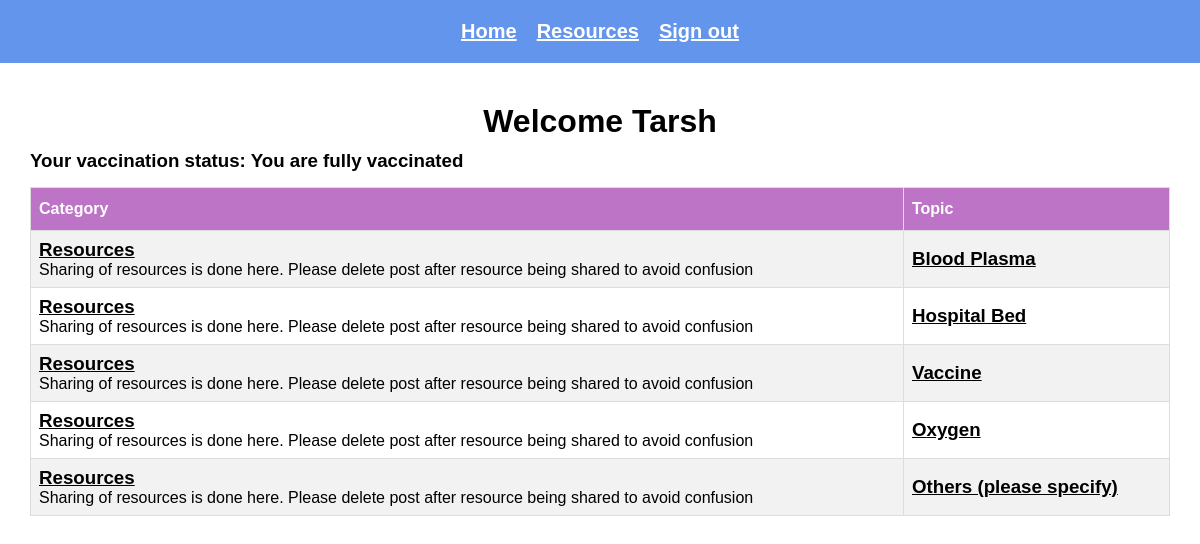
Screenshot of /index.php (signed in) with the database file from the repository.
### tables this page shows
CREATE TABLE `topics` (
  `topic_id` int(8) NOT NULL,
  `topic_subject` varchar(255) NOT NULL,
  `topic_cat` int(8) NOT NULL,
  `topic_by` int(8) NOT NULL
);

CREATE TABLE `categories` (
  `cat_id` int(8) NOT NULL,
  `cat_name` varchar(255) NOT NULL,
  `cat_description` varchar(255) NOT NULL
);

### index.php (the view, shortened to what this page needs)
<?php
include 'connect.php';
include 'header.php';
$sql = "SELECT  *
   FROM CATEGORIES
   INNER JOIN TOPICS
   ON CATEGORIES.CAT_ID = TOPICS.TOPIC_CAT;";
$result = mysqli_query($conn, $sql);
if(isset($_SESSION['signed_in']) == false)
{
    header("Location: http://localhost/covid-care/signin.php");
    exit();
}
else{
    $sql_vaccine = "SELECT  user_vaccination
   FROM users
    WHERE users.user_id=".$_SESSION['user_id']
    ;
    $result_vaccine=mysqli_query($conn, $sql_vaccine);
    $row_vaccine = mysqli_fetch_assoc($result_vaccine);
    echo("<h1>Welcome ".$_SESSION['user_name']. "</h1>");
    if ($row_vaccine['user_vaccination']==2) {
        echo "<h3 class='sub-head'>Your vaccination status: You are fully vaccinated</h3>";
    }
if(!$result)
{
    echo 'The categories could not be displayed, please try again later.';
}
else
{
    if(mysqli_num_rows($result) == 0)
    {
        echo 'No categories defined yet.';
    }
    else
    {
        echo '<table border="1">
              <tr>
                <th>Category</th>
                <th>Topic</th>
              </tr>';
        while($row = mysqli_fetch_assoc($result))
        {
            echo '<tr>';
                echo '<td class="leftpart">';
                    echo '<h3><a href="category.php?id=' . $row['cat_id'] . '">' . $row['cat_name'] . '</a></h3>' . $row['cat_description'];
                echo '</td>';
                echo '<td class="rightpart">';
                            echo '<h3><a href="topic.php?id=' . $row['topic_id'] . '">' . $row['topic_subject'] . '</a><h3>';;
                echo '</td>';
            echo '</tr>';
        }
    }
}
}
?>

### header.php (shortened to what this page needs)
<!doctype html>
<html>
<head>
<link rel="stylesheet" href="style.css">
</head>
<body>
      <header>
      <a class="item" href="index.php"> Home </a>
      <a class="item" href="http://localhost/covid-care/category.php?id=8">Resources</a>
      <?php
      if (isset($_SESSION['user_level'])) {
       echo '  <a href="signout.php">Sign out</a>';
      }
      ?>
    </header>
    <div class="container">

### style.css (style rules this page uses)
* { margin: 0; padding: 0; box-sizing: border-box; font-family: "Poppins", sans-serif; }
a { text-decoration: underline; }
h1 { text-align: center; margin: 10px 0px ; margin-top: 40px; }
.container { width: 95%; margin: auto; }
header { display: flex; align-items: center; justify-content: center; padding: 20px 0px; background-color: #6495ED; margin-bottom: 40px; }
header a { color: white; margin: 0px 10px; font-size: 20px; text-decoration: underline; font-weight: bolder; }
table { font-family: Arial, Helvetica, sans-serif; border-collapse: collapse; overflow-x: auto; width: 100%; margin-top: 15px; }
table td, table th { border: 1px solid #ddd; padding: 8px; }
table tr:nth-child(even) { background-color: #f2f2f2; }
table th { padding-top: 12px; padding-bottom: 12px; text-align: left; background-color: #BD73C6; color: white; }
table a { color: black; }

### rows the page displays
topics: topic_cat.cat_name "Resources", topic_cat.cat_description "Sharing of resources is done here. Please delete post after resource being shared to avoid confusion", topic_subject "Blood Plasma"
topics: topic_cat.cat_name "Resources", topic_cat.cat_description "Sharing of resources is done here. Please delete post after resource being shared to avoid confusion", topic_subject "Hospital Bed"
topics: topic_cat.cat_name "Resources", topic_cat.cat_description "Sharing of resources is done here. Please delete post after resource being shared to avoid confusion", topic_subject "Vaccine"
topics: topic_cat.cat_name "Resources", topic_cat.cat_description "Sharing of resources is done here. Please delete post after resource being shared to avoid confusion", topic_subject "Oxygen"
topics: topic_cat.cat_name "Resources", topic_cat.cat_description "Sharing of resources is done here. Please delete post after resource being shared to avoid confusion", topic_subject "Others (please specify)"

### other values shown
$_SESSION['user_name'] "Tarsh"
